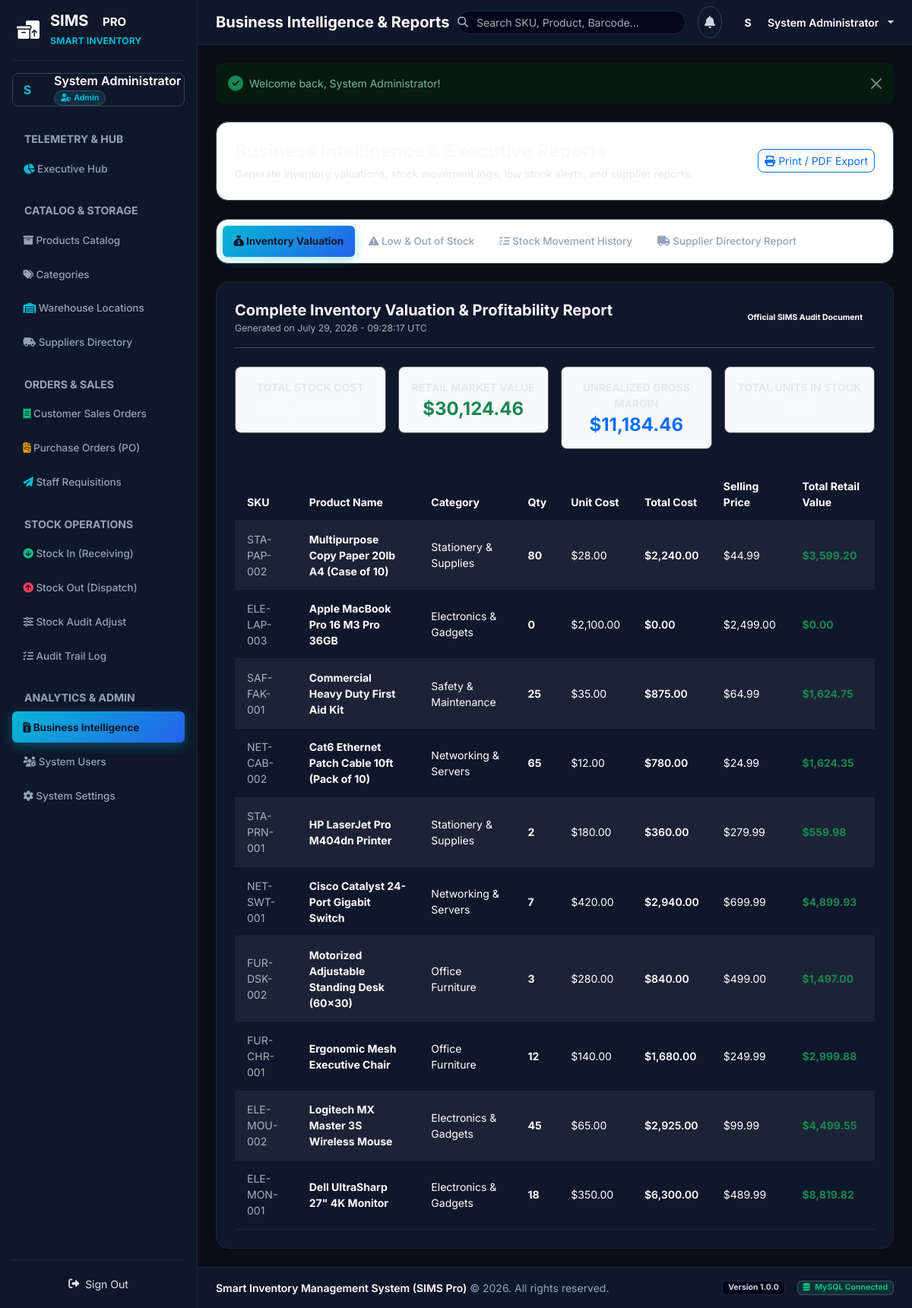
The app's page /reports (signed in) with its own data.
### tables this page shows
CREATE TABLE IF NOT EXISTS `products` (
    `product_id` INT AUTO_INCREMENT PRIMARY KEY,
    `product_name` VARCHAR(150) NOT NULL,
    `sku` VARCHAR(50) NOT NULL UNIQUE,
    `barcode` VARCHAR(50) NULL UNIQUE,
    `description` TEXT NULL,
    `category_id` INT NOT NULL,
    `supplier_id` INT NOT NULL,
    `unit_price` DECIMAL(10,2) NOT NULL DEFAULT 0.00,
    `selling_price` DECIMAL(10,2) NOT NULL DEFAULT 0.00,
    `quantity` INT NOT NULL DEFAULT 0,
    `min_stock_level` INT NOT NULL DEFAULT 5,
    `image` VARCHAR(255) NULL,
    `created_at` DATETIME DEFAULT CURRENT_TIMESTAMP,
    FOREIGN KEY (`category_id`) REFERENCES `categories`(`category_id`) ON DELETE CASCADE ON UPDATE CASCADE,
    FOREIGN KEY (`supplier_id`) REFERENCES `suppliers`(`supplier_id`) ON DELETE CASCADE ON UPDATE CASCADE
);

CREATE TABLE IF NOT EXISTS `categories` (
    `category_id` INT AUTO_INCREMENT PRIMARY KEY,
    `category_name` VARCHAR(100) NOT NULL UNIQUE,
    `description` TEXT NULL,
    `created_at` DATETIME DEFAULT CURRENT_TIMESTAMP
);

### app/Views/reports/index.php (the view, shortened to what the rows shown need)
<div class="container-fluid px-0">
    <div class="card border-0 shadow-xs rounded-4 bg-white p-4" id="reportPrintArea">
        <?php if ($currentType === 'inventory_value'): ?>
            <div class="table-responsive">
                <table class="table table-striped align-middle fs-7 mb-0">
                    <thead class="bg-slate-900 text-white">
                        <tr>
                            <th>SKU</th>
                            <th>Product Name</th>
                            <th>Category</th>
                            <th>Qty</th>
                            <th>Unit Cost</th>
                            <th>Total Cost</th>
                            <th>Selling Price</th>
                            <th>Total Retail Value</th>
                        </tr>
                    </thead>
                    <tbody>
                        <?php foreach ($reportData['products'] as $p): ?>
                            <tr>
                                <td class="fw-mono text-muted fs-8"><?= htmlspecialchars($p->sku) ?></td>
                                <td class="fw-bold text-slate-900"><?= htmlspecialchars($p->product_name) ?></td>
                                <td><?= htmlspecialchars($p->category_name) ?></td>
                                <td class="fw-bold"><?= $p->quantity ?></td>
                                <td>$<?= number_format($p->unit_price, 2) ?></td>
                                <td class="fw-semibold">$<?= number_format($p->quantity * $p->unit_price, 2) ?></td>
                                <td>$<?= number_format($p->selling_price, 2) ?></td>
                                <td class="fw-bold text-success">$<?= number_format($p->quantity * $p->selling_price, 2) ?></td>
                            </tr>
                        <?php endforeach; ?>
                    </tbody>
                </table>
            </div>
        <?php endif; ?>
    </div>
</div>

### records on screen
products: sku "STA-PAP-002", product_name "Multipurpose Copy Paper 20lb A4 (Case of 10)", category.category_name "Stationery & Supplies", quantity "80", unit_price "28.00", $p->quantity * $p->unit_price "2,240.00", selling_price "44.99", $p->quantity * $p->selling_price "3,599.20"
products: sku "ELE-LAP-003", product_name "Apple MacBook Pro 16 M3 Pro 36GB", category.category_name "Electronics & Gadgets", quantity "0", unit_price "2,100.00", $p->quantity * $p->unit_price "0.00", selling_price "2,499.00", $p->quantity * $p->selling_price "0.00"
products: sku "SAF-FAK-001", product_name "Commercial Heavy Duty First Aid Kit", category.category_name "Safety & Maintenance", quantity "25", unit_price "35.00", $p->quantity * $p->unit_price "875.00", selling_price "64.99", $p->quantity * $p->selling_price "1,624.75"
products: sku "NET-CAB-002", product_name "Cat6 Ethernet Patch Cable 10ft (Pack of 10)", category.category_name "Networking & Servers", quantity "65", unit_price "12.00", $p->quantity * $p->unit_price "780.00", selling_price "24.99", $p->quantity * $p->selling_price "1,624.35"
products: sku "STA-PRN-001", product_name "HP LaserJet Pro M404dn Printer", category.category_name "Stationery & Supplies", quantity "2", unit_price "180.00", $p->quantity * $p->unit_price "360.00", selling_price "279.99", $p->quantity * $p->selling_price "559.98"
products: sku "NET-SWT-001", product_name "Cisco Catalyst 24-Port Gigabit Switch", category.category_name "Networking & Servers", quantity "7", unit_price "420.00", $p->quantity * $p->unit_price "2,940.00", selling_price "699.99", $p->quantity * $p->selling_price "4,899.93"
products: sku "FUR-DSK-002", product_name "Motorized Adjustable Standing Desk (60x30)", category.category_name "Office Furniture", quantity "3", unit_price "280.00", $p->quantity * $p->unit_price "840.00", selling_price "499.00", $p->quantity * $p->selling_price "1,497.00"
products: sku "FUR-CHR-001", product_name "Ergonomic Mesh Executive Chair", category.category_name "Office Furniture", quantity "12", unit_price "140.00", $p->quantity * $p->unit_price "1,680.00", selling_price "249.99", $p->quantity * $p->selling_price "2,999.88"
products: sku "ELE-MOU-002", product_name "Logitech MX Master 3S Wireless Mouse", category.category_name "Electronics & Gadgets", quantity "45", unit_price "65.00", $p->quantity * $p->unit_price "2,925.00", selling_price "99.99", $p->quantity * $p->selling_price "4,499.55"
products: sku "ELE-MON-001", product_name "Dell UltraSharp 27\" 4K Monitor", category.category_name "Electronics & Gadgets", quantity "18", unit_price "350.00", $p->quantity * $p->unit_price "6,300.00", selling_price "489.99", $p->quantity * $p->selling_price "8,819.82"

### other values on screen
substr($userName, 0, 1) "S"
$userName "System Administrator"
$userRole "Admin"
$pageTitle "Business Intelligence & Reports"
substr($_SESSION['user']['name'] ?? 'U', 0, 1) "S"
$_SESSION['user']['name'] "System Administrator"
$flash['value'] "Welcome back, System Administrator!"
$reportData['title'] "Complete Inventory Valuation & Profitability Report"
$reportData['total_retail_valuation'] "30,124.46"
$reportData['potential_profit'] "11,184.46"
